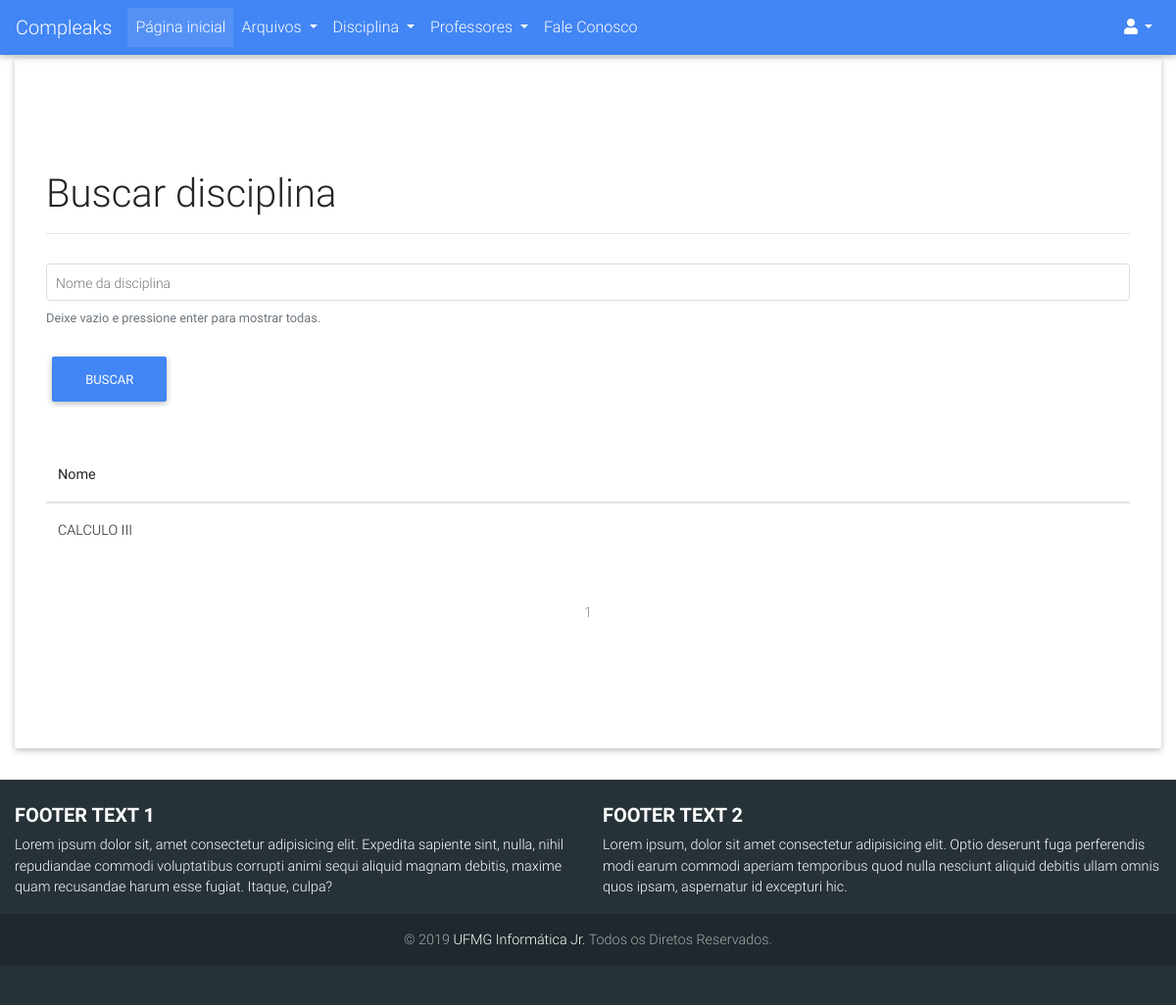
/disciplinas/listar, run on an earlier commit of the app's database.
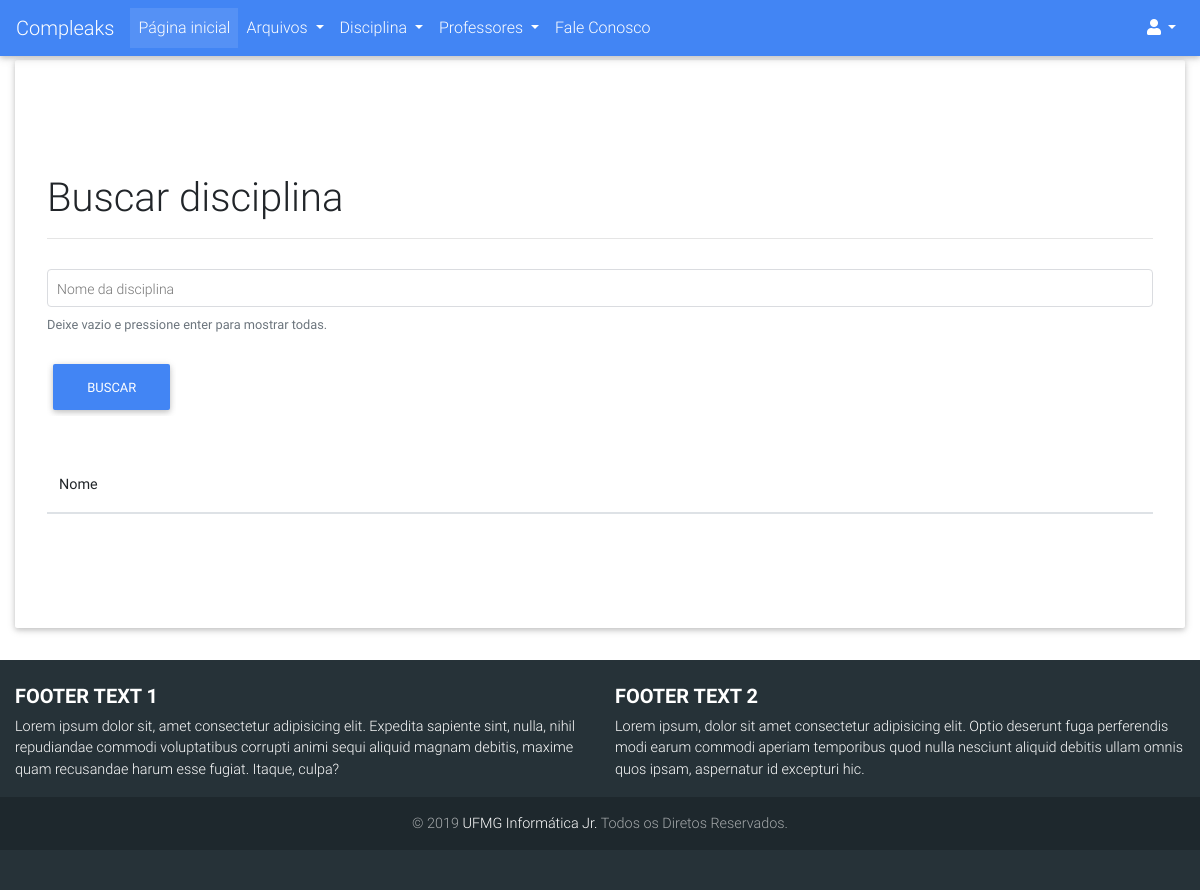
And on a later commit of the database.
### compleaks/disciplinas/models.py (models this page shows, shortened)
class Disciplina(db.Model):
	__tablename__ = 'disciplinas'
	id = db.Column(db.Integer, primary_key=True)
	nome = db.Column(db.String, unique=True)
	data_criacao = db.Column(db.DateTime, default=datetime.now)
	ativado = db.Column(db.Boolean)
	data_deletado = db.Column(db.DateTime, nullable=True)
	id_deletor = db.Column(db.Integer, nullable=True)
	id_criador = db.Column(db.Integer, nullable=True)
	motivo_delete = db.Column(db.String(120), nullable=True)
	arquivos = db.relationship('Arquivo', backref='disciplina', lazy=True)
	comentarios = db.relationship('ComentarioDisc', backref='disciplina', lazy=True)
	questoes = db.relationship('Questao', backref='disciplina', lazy=True)
	materias = db.relationship('Materia', backref='disciplina', lazy=True)

### compleaks/disciplinas/views.py (the view)
@disciplinas.route('/lista/<nome>',
	methods=['POST', 'GET'])
@disciplinas.route('/listar', defaults={"nome":None}, methods=['POST', 'GET'])
def listar(nome):
	form_excluir = ExcluirDisciplinaForm()
	form_editar = EditarDisciplinaForm()
	form_buscar = BuscarDisciplinaForm()
	form_login = LoginForm()
	page = request.args.get('page', 1, type=int)
	if not nome:
		disciplinadb = Disciplina.query.order_by(Disciplina.nome.asc()).paginate(page=page, per_page=10)
	else:
		disciplinadb = Disciplina.query.filter(Disciplina.nome.contains(nome))\
		.order_by(Disciplina.nome.asc()).paginate(page=page, per_page=10)
	disciplinas = disciplinadb
	disciplinadb = disciplinadb.items
	if disciplinadb:
		existe_disciplina = True
	else:
		existe_disciplina = False
	return render_template('listar_disciplina.html',disciplinadb=disciplinadb, form_login=form_login,
				form_buscar=form_buscar, form_editar=form_editar, form_excluir=form_excluir,
				disciplinas=disciplinas, navigation_data=nome, existe_disciplina=existe_disciplina)

### compleaks/disciplinas/forms.py
class ExcluirDisciplinaForm(FlaskForm):
    motivo = StringField("Motivo da exclusão por favor:")
    submit = SubmitField("Excluir")

class EditarDisciplinaForm(FlaskForm):
    novo_nome = StringField("Novo nome:", validators=[DataRequired()])
    submit = SubmitField("Editar")

### compleaks/disciplinas/templates/disciplinas/listar_disciplina.html (shortened to what the changed rows need)
{% extends "base.html" %}
{% block content %}
  {% if current_user.is_admin %}
    <div>
        <form class="form-group" action="{{ url_for('disciplinas.buscar') }}" method="POST">
            <div class="page-header" style="margin-bottom: 30px;">
                <h1>Buscar disciplina</h1>
                <hr/>
            </div>
            {{ form_buscar.hidden_tag() }}
            <div class="md-form md-outline">
                {{form_buscar.nome(id="inputIconEx1", class="form-control")}}
                <label for="inputIconEx1">Nome da disciplina</label>
                <small id="emailHelp2" class="form-text text-muted">Deixe vazio e pressione enter para mostrar todas.</small>
            </div>
            {{ form_buscar.submit(class="btn btn-primary") }}
        </form>
    </div>
    <br>
    {% if busca %}
        {% if existe_disciplina %}
        {% else %}
            <h2>Sem resultados para busca</h2>
            <br>
        {% endif %}
    {% endif %}
    <table class="table" >
        <h2>Disciplinas</h2>
        <thead>
            <tr>
              <th>ID</th>
              <th>Nome</th>
              <th>Ação</th>
            </tr>
        </thead>
        {% if existe_disciplina %}
        {% for disciplina in disciplinadb %}
            <tbody>
                <tr>
                    {% if not disciplina.ativado %}
                        <article color="red">
                            <td>{{ disciplina.id }}</td>
                            <td><a href="{{url_for('disciplinas.perfil', id=disciplina.id )}}">{{ disciplina.nome }}</a></td>
                            <td><button type="button" class="btn btn-danger" data-toggle="modal"  data-target="#redefinir{{disciplina.id}}" >Redefinir</button></td>
                        </article>
                    {% else %}
                        <td>{{ disciplina.id }}</td>
                        <td><a href="{{url_for('disciplinas.perfil', id=disciplina.id )}}"> {{ disciplina.nome }}</a></td>
                        <td>
                            <a data-dismiss="modal" data-toggle="modal" data-target="#editar{{disciplina.id}}"><img class="img-responsive delete" data-toggle="tooltip" data-placement="top" title="Editar" src="{{url_for('static', filename='images/icones/padrao/editar.svg')}}" alt="Editar"/></a>
                            <a data-dismiss="modal" data-toggle="modal" data-target="#excluir{{disciplina.id}}"><img class="img-responsive delete icone" data-toggle="tooltip" data-placement="top" title="Excluir" src="{{url_for('static', filename='images/icones/padrao/delete_arquivo.svg')}}" alt="Excluir"/></a>
                        </td>
                    {% endif %}
                </tr>
            </tbody>
            <div class="modal fade" tabindex="-1" role="dialog" id="redefinir{{disciplina.id}}">
                <div class="modal-dialog" role="document">
                    <div class="modal-content">
                        <div class="modal-header">
                            <h5 class="modal-title">Redefinir disciplina?</h5>
                            <button type="button" class="close" data-dismiss="modal" aria-label="Close">
                            <span aria-hidden="true">&times;</span>
                            </button>
                        </div>
                        <div class="modal-body">
                            <p>Você tem certeza que deseja redefinir essa disciplina?</p>
                            <br/>
                            <h6 class="modal-title">Dados de Cadastro</h6>
                            <p>  Nome: {{ disciplina.nome }} </p>
                            <br/>
                            <h6 class="modal-title">Dados de Exclusão</h6>
                            <p> Id do usuário que excluiu: {{ disciplina.id_deletor }} </p>
                            {% if disciplina.motivo_delete %}
                                <p> Motivo da Exclusão: {{ disciplina.motivo_delete }} </p>
                            {% else %}
                                <p> Nenhum motivo de Exclusão Cadastrado </p>
                            {% endif %}
                            <br/>
                        </div>
                        <div class="modal-footer">
                            <button type="button" class="btn btn-secondary" data-dismiss="modal">Cancel</button>
                            <form id="id_form" action="{{ url_for('disciplinas.redefinir', disc_id=disciplina.id) }} " method="POST">
                                <input type="submit" value="Redefinir" for="#id_form">
                            </form>
                        </div>
                    </div>
                </div>
            </div>
            <div class="modal fade" tabindex="-1" role="dialog" id="editar{{disciplina.id}}">
                <div class="modal-dialog" role="document">
                    <div class="modal-content">
                        <div class="modal-header">
                            <h5 class="modal-title">Editar disciplina?</h5>
                            <button type="button" class="close" data-dismiss="modal" aria-label="Close">
                            <span aria-hidden="true">&times;</span>
                            </button>
                        </div>
                        <form action="{{ url_for('disciplinas.editar', disc_id=disciplina.id) }}" method="POST">
                            <div class="modal-body">
                                <p>Você tem certeza que deseja editar essa disciplina?</p>
                                <h6 class="modal-title">Dados de Cadastro</h6>
                                <p>Nome: {{ disciplina.nome }} </p>
                                <br>
                                {{ form_editar.hidden_tag() }}
                                {{form_editar.novo_nome.label}}
                                {{form_editar.novo_nome(class="form-control", value=disciplina.nome )}}
                              </div>
                            <div class="modal-footer">
                                <button type="button" class="btn btn-secondary" data-dismiss="modal">Cancelar</button>
                                {{ form_editar.submit()}}
                            </div>
                        </form>
                    </div>
                </div>
            </div>
            <div class="modal fade" tabindex="-1" role="dialog" id="excluir{{disciplina.id}}">
                <div class="modal-dialog" role="document">
                    <div class="modal-content">
                        <div class="modal-header">
                            <h5 class="modal-title">Excluir disciplina?</h5>
                            <button type="button" class="close" data-dismiss="modal" aria-label="Close">
                            <span aria-hidden="true">&times;</span>
                            </button>
                        </div>
                        <form action="{{ url_for('disciplinas.excluir', disc_id=disciplina.id) }}" method="POST">
                            <div class="modal-body">
                                <p>Você tem certeza que deseja excluir essa disciplina?</p>
                                <h6 class="modal-title">Dados de Cadastro</h6>
                                <p>  Nome: {{ disciplina.nome }} </p>
                                <br>
                                <h6 class="modal-title">Motivo da exclusão</h6>
                                {{ form_excluir.hidden_tag() }}
                                {{ form_excluir.motivo.label}}
                                {{ form_excluir.motivo(class="form-control", placeholder="Digite o motivo aqui") }}
                            </div>
                            <div class="modal-footer">
                                <button type="button" class="btn btn-secondary" data-dismiss="modal">Cancelar</button>
                                {{ form_excluir.submit() }}
                            </div>
                        </form>
                    </div>
                </div>
            </div>
        {% endfor %}
        {% endif %}
    </table>
    {% if existe_disciplina %}
    <br/>
      <nav style="position: static;" aria-label="Page navigation example">
            <ul class="pagination justify-content-center">
                {% for page_num in disciplinas.iter_pages(left_edge=1, right_edge=1, left_current=1, right_current=2) %}
                    {% if disciplinas.page == page_num and page_num %}
                        <li class="page-item disabled">
                            {% if not navigation_data %}
                                <a class="page-link" href="{{ url_for('disciplinas.listar', page=page_num) }}">{{ page_num }}</a></li>
                            {% else %}
                                <a class="page-link" href="{{ url_for('disciplinas.listar', page=page_num, nome=navigation_data) }}">{{ page_num }}</a></li>
                            {% endif %}
                        </li>
                    {% elif page_num %}
                        <li class="page-item">
                            {% if not navigation_data %}
                                <a class="page-link" href="{{ url_for('disciplinas.listar', page=page_num) }}">{{ page_num }}</a></li>
                            {% else %}
                                <a class="page-link" href="{{ url_for('disciplinas.listar', page=page_num, nome=navigation_data) }}">{{ page_num }}</a></li>
                            {% endif %}
                        </li>
                    {% else %}
                        ...
                    {% endif %}
                {% endfor %}
            </ul>
        </nav>
        {% endif %}
    {% else %}
    <div>
        <form class="form-group" action="{{ url_for('disciplinas.buscar') }}" method="POST">
            <div class="page-header" style="margin-bottom: 30px;">
                <h1>Buscar disciplina</h1>
            </div>
        </form>
    </div>
    <br>
    <table class="table" >
        <thead>
            <tr>
                <th>Nome</th>
            </tr>
        </thead>
        {% if existe_disciplina %}
        {% for disciplina in disciplinadb %}
            {% if disciplina.ativado %}
                <tbody>
                    <tr>
                        <td><a href="{{url_for('disciplinas.perfil', id=disciplina.id )}}">{{ disciplina.nome }}</a></td>
                    </tr>
                </tbody>
            {% endif %}
        {% endfor %}
        {% endif %}
    </table>
    {% if existe_disciplina %}
    <br/>
      <nav style="position: static;" aria-label="Page navigation example">
            <ul class="pagination justify-content-center">
            {% for page_num in disciplinas.iter_pages(left_edge=1, right_edge=1, left_current=1, right_current=2) %}
                {% if disciplinas.page == page_num and page_num %}
                    <li class="page-item disabled">
                        {% if not navigation_data %}
                            <a class="page-link" href="{{ url_for('disciplinas.listar', page=page_num) }}">{{ page_num }}</a></li>
                        {% else %}
                            <a class="page-link" href="{{ url_for('disciplinas.listar', page=page_num, nome=navigation_data) }}">{{ page_num }}</a></li>
                        {% endif %}
                {% else %}
                    ...
                {% endif %}
            {% endfor %}
        </ul>
    </nav>
    {% endif %}
  {% endif %}
{% endblock %}

What changed in the data, as far as the page shows it:
removed Disciplina: nome "CALCULO III"
Also different on the page:
list line gone: "1"
